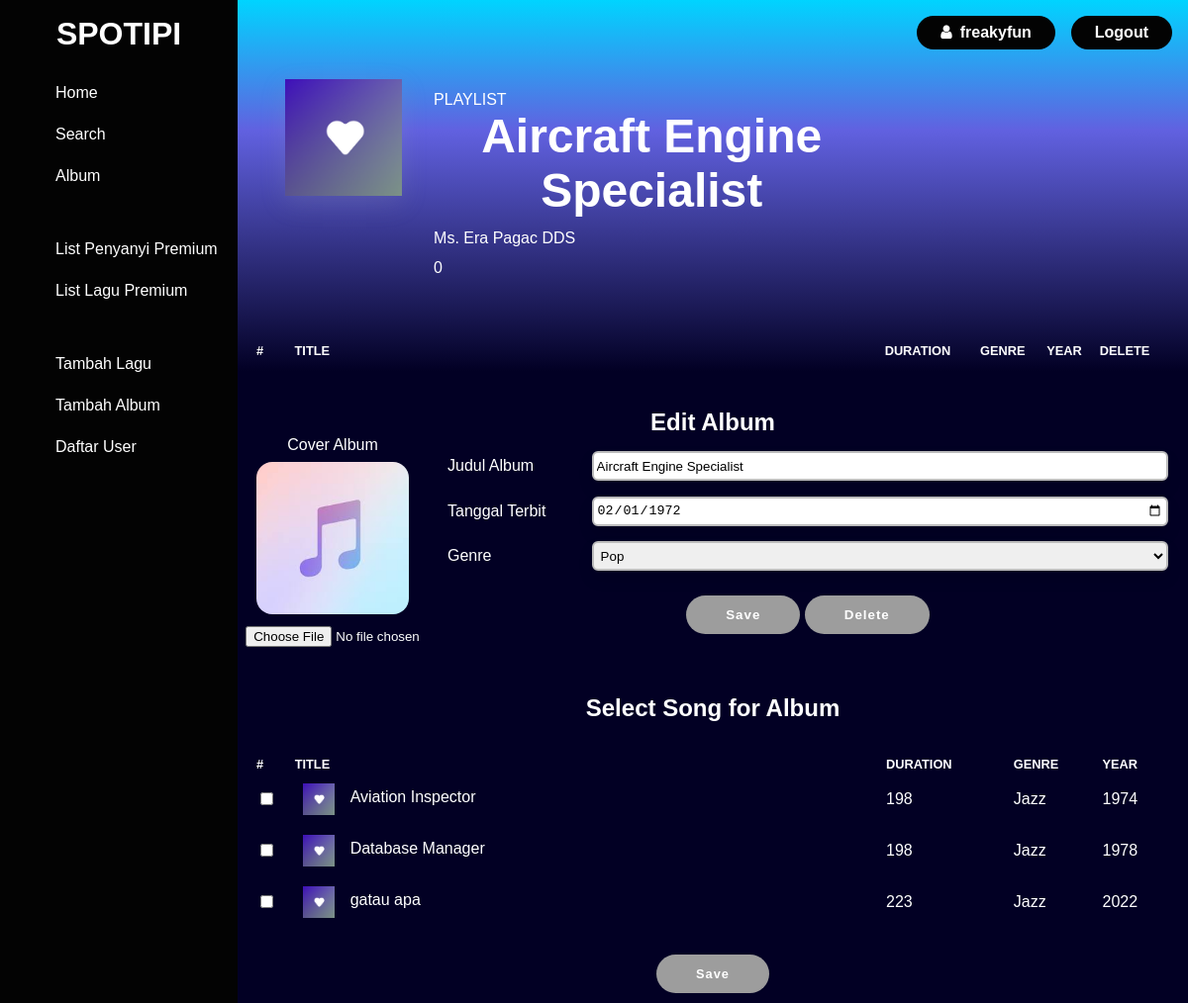
The page /src/albumDetail.php?id=76 (signed in) on the database as committed earlier.
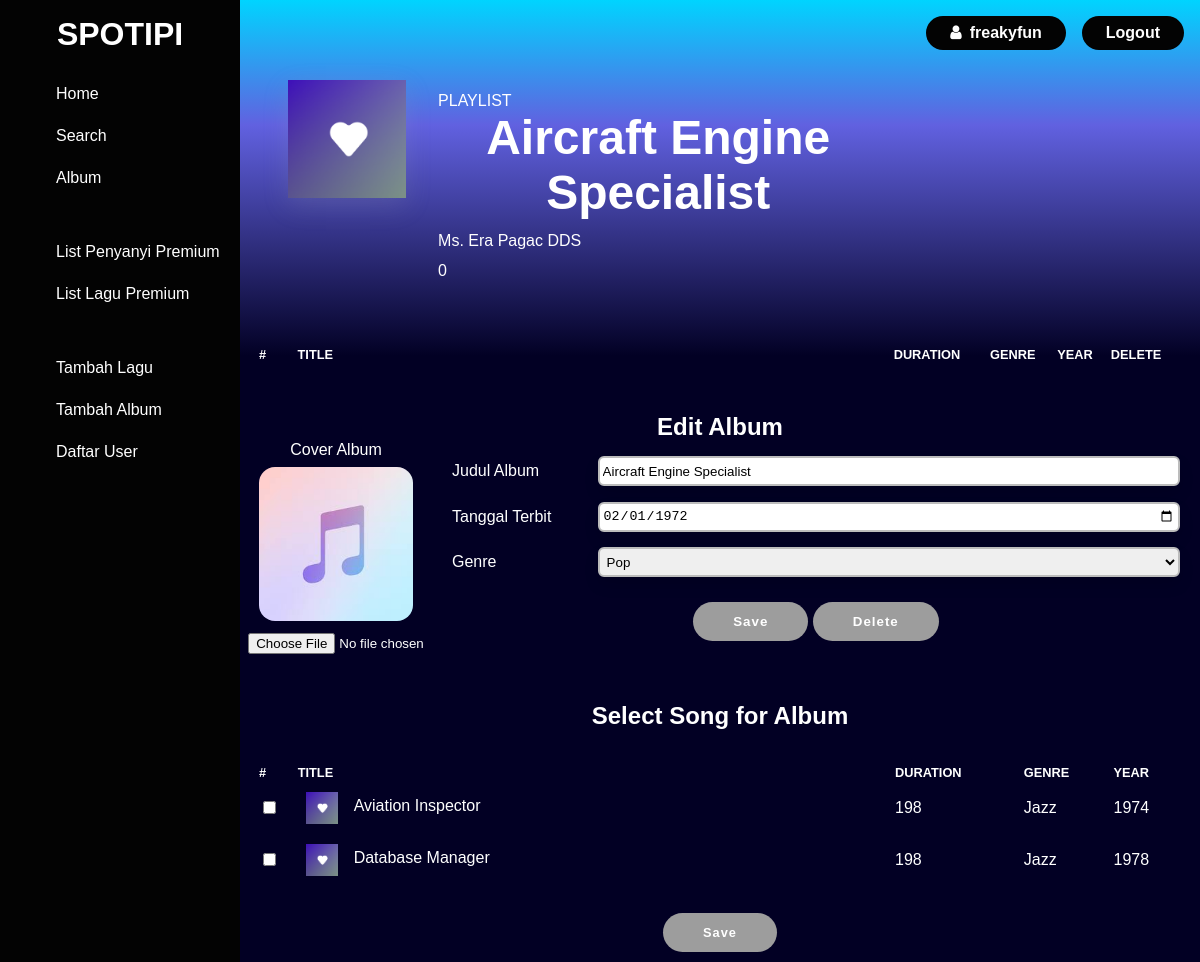
The same page on the database as committed later.
### tables this page shows
CREATE TABLE `song` (
  `song_id` int(11) NOT NULL,
  `Judul` char(64) NOT NULL,
  `Penyanyi` char(128) NOT NULL,
  `Tanggal_terbit` date NOT NULL,
  `Genre` char(64) NOT NULL,
  `Duration` int(11) NOT NULL,
  `Audio_path` char(255) NOT NULL,
  `Image_path` char(255) NOT NULL,
  `album_id` int(11) DEFAULT NULL
);

### src/albumDetail.php (the view, shortened to what the changed rows need)
<?php
require_once("config/config.php");
$id = $_GET['id'];
$sql1 = "SELECT * FROM song where song.album_id is NULL ORDER BY song.tanggal_terbit;";
$data1 = mysqli_query($conn, $sql1);
$result1 = [];
while ($row1 = mysqli_fetch_assoc($data1)) {
  $result1[] = $row1;
}
$sql2 = "SELECT * FROM album WHERE album_id = " . "$id" . ";";
$data2 = mysqli_query($conn, $sql2);
$result2 = mysqli_fetch_assoc($data2);
?>
<!DOCTYPE html>
<html lang="en">
<head>
  <link rel="stylesheet" href="styles/public.css" />
  <link rel="stylesheet" href="styles/albumDetail.css" />
  <link rel="stylesheet" href="styles/sidenav.css" />
  <link rel="stylesheet" href="styles/create.css" />
  <link rel="stylesheet" href="styles/topnav.css" />
  <link rel="stylesheet" href="https://cdnjs.cloudflare.com/ajax/libs/font-awesome/4.7.0/css/font-awesome.min.css" />
</head>
<body>
  <div class="homepage-user">
    <?php include "./components/sidenav.php" ?>
    <div class="home-section">
      <div class="header">
        <div class="header-desc">
          <h1 class="header-title"><?= $result2['Judul'] ?></h1>
        </div>
      </div>
      <div class="songlist">
        <table class="songlist-table">
          <tr class="th-row">
            <th class="th-number">#</th>
            <th class="th-title">TITLE</th>
            <th class="th-duration">DURATION</th>
            <th class="th-genre">GENRE</th>
            <th class="th-year">YEAR</th>
            <?php
            if (isset($_SESSION['login']) && isset($_SESSION['isAdmin'])) {
              if ($_SESSION['isAdmin'] == 1) {
            ?>
                <th class="th-delete">DELETE</th>
            <?php }
            } ?>
          </tr>
        </table>
      </div>
      <?php
      if (isset($_SESSION['login']) && isset($_SESSION['isAdmin'])) {
        if ($_SESSION['isAdmin'] == 1) {
      ?>
          <div class="song-edit">
            <div class="selectsong-container">
              <div class="songlist">
                <table class="songlist-table">
                  <tr class="th-row">
                    <th class="th-number">#</th>
                    <th class="th-title">TITLE</th>
                    <th class="th-duration">DURATION</th>
                    <th class="th-genre">GENRE</th>
                    <th class="th-year">YEAR</th>
                  </tr>
                  <?php foreach ($result1 as $row1) : ?>
                    <tr class="songrow">
                      <td><input type='checkbox' class="checkbox" value="<?php echo $row1['song_id'] ?>"></td>
                      <td>
                        <div class="songtitle">
                          <img class="songtitle-img" src="assets/CoverImages/likedLogo.png" alt="" />
                          <div class="songtitle-desc">
                            <p class="songtitle-title">
                              <a href="songDetail.html"><?= $row1['Judul'] ?></a>
                            </p>
                          </div>
                        </div>
                      </td>
                      <td><?= $row1['Duration'] ?></td>
                      <td><?= $row1['Genre'] ?></td>
                      <td><?= date('Y', strtotime($row1['Tanggal_terbit'])) ?></td>
                    </tr>
                  <?php endforeach; ?>
                </table>
              </div>
            </div>
          </div>
      <?php }
      } ?>
</body>
</html>

Rows that differ between the two databases and show on the page:
removed song: Judul "gatau apa", Duration "223", Genre "Jazz", Tanggal_terbit "2022"
